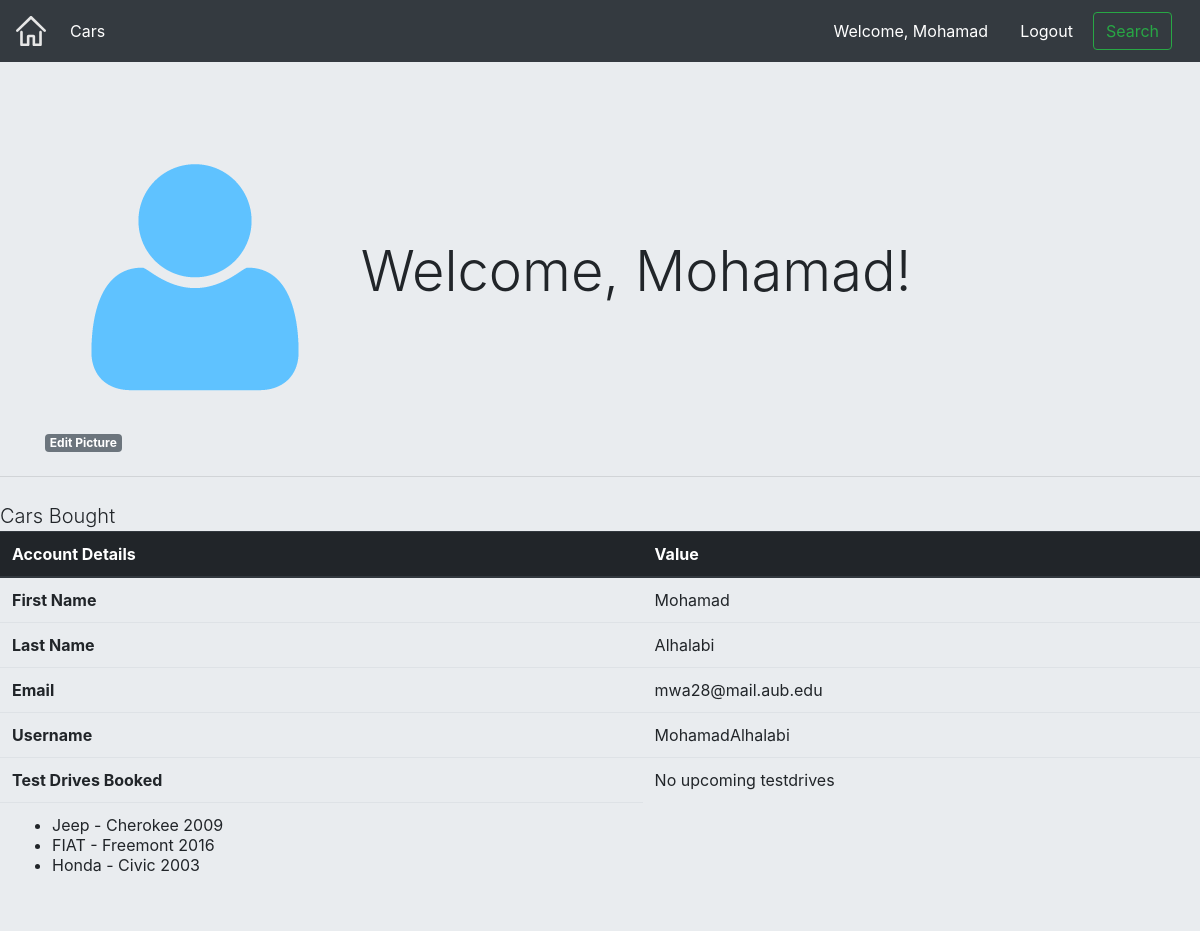
Page /accounts/profile/MohamadAlhalabi on the earlier database version.
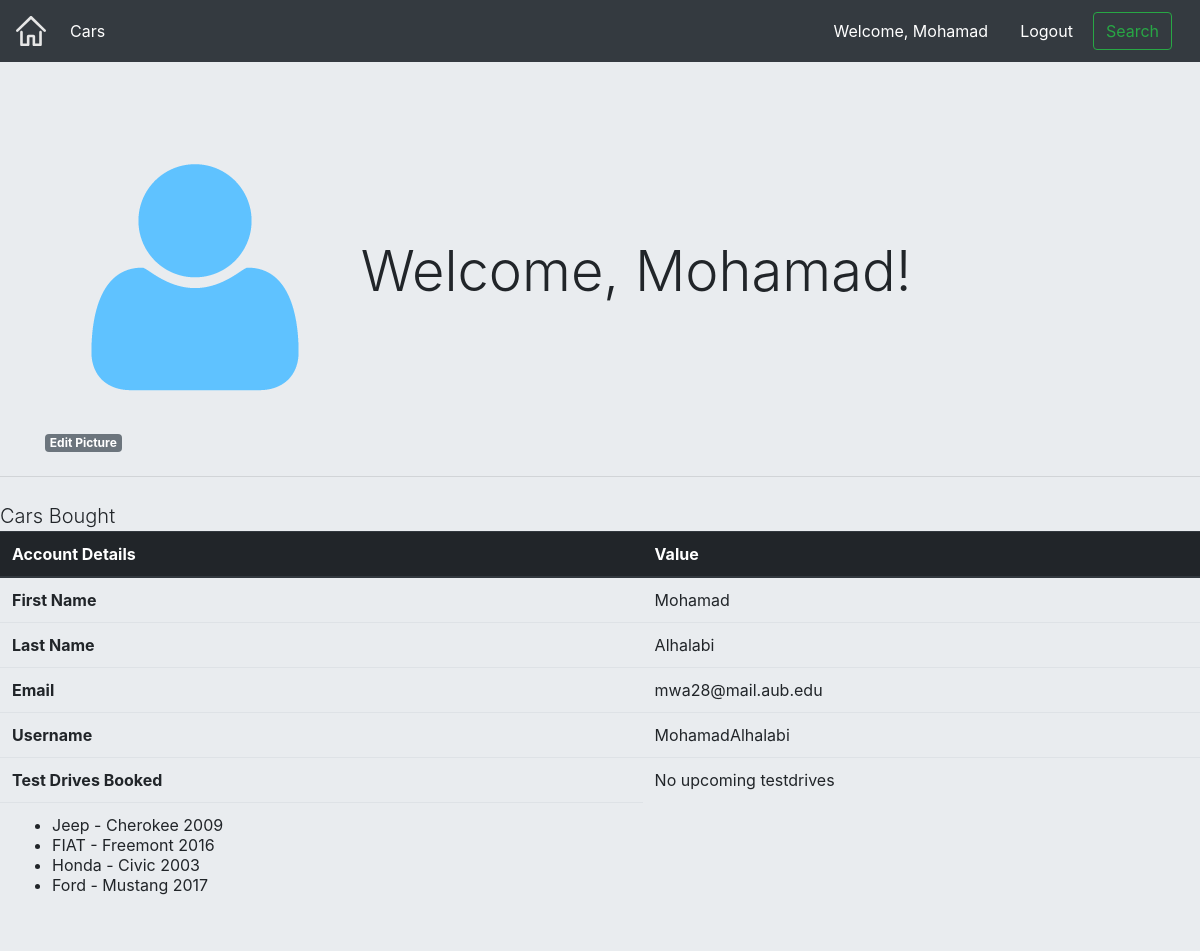
Same page on the later database version.
### buy/models.py (models this page shows, shortened)
class BuyModel(models.Model):
    boughtCar = models.CharField(max_length=50000)
    buyer = models.ForeignKey(User, on_delete=models.CASCADE, default=1)

### accounts/views.py (the view)
# urls.py: url(r'^profile/(?P<username>[a-zA-Z0-9]+)$', views.get_user_profile, name='profile'),
def get_user_profile(request, username):
    user = User.objects.get(username=username)
    template_dict = {}
    hasPhoto = False
    try:
        profilephoto = ProfilePhoto.objects.get(userPhoto=user)
        hasPhoto = True
        photo = profilephoto.userImg
        template_dict.update({'photo': photo, 'hasPhoto': hasPhoto})
    except ObjectDoesNotExist:
        hasPhoto = False
    upcoming = []
    boughtCars = []
    testdrive = TDModel.objects.filter(driver=user)
    bought = BuyModel.objects.filter(buyer=user)
    for drive in testdrive:
        if drive.driveDate> timezone.now():
            upcoming.append(drive)
    for car in bought:
        boughtCars.append(car)
    template_dict.update({"user": user, 'upcoming': upcoming, 'boughtCars': boughtCars})
    return render(request, 'accounts/user_profile.html', template_dict)

### templates/accounts/user_profile.html (shortened to what this page needs)
{% extends   'exterior.html' %}
{% load staticfiles %}
{% block login %}
        {% if user.is_authenticated %}
            <a class="nav-item nav-link" href="{% url 'accounts:profile' username=user.username %}" style="color: white; ">Welcome, {{ user.first_name }}</a>
        {% else %}
            <a class="nav-item nav-link" href="{% url 'accounts:login' %}" style="color: white; ">Login</a>
        {% endif %}
    {% endblock %}
    {% block logout %}
        {% if user.is_authenticated %}
            <a  name="logout" class="nav-item nav-link" href="{% url 'accounts:logout' %}" style="color: white; ">Logout</a>
        {% else %}
            <a class="nav-item nav-link" href="{% url 'accounts:register' %}" style="color:white;">Register</a>
        {% endif %}
    {% endblock %}
{% block content %}
    <div class="jumbotron jumbotron-fluid">
  <div class="container">
    <h1 class="display-4">
        {% if hasPhoto %}
            <img src="{{ photo.url }}" style="width: 300px; height: 300px;">
        {% else %}
        <img src="{% static 'img/default-img.png' %}" style="width: 300px;" alt="{{user.username}}">
        {% endif %}
        Welcome, {{ user.first_name }}!
    </h1>
       <a href="{% url 'accounts:addphoto' user.username %}" class="badge badge-secondary">Edit Picture</a>
  </div>
    <hr class="my-4">
        <p class="lead">
        <table class="table">
        <thead class="thead-dark">
        <tr>
            <th scope="col">Account Details</th>
            <th scope="col">Value</th>
    </tr>
  </thead>
  <tbody>
    <tr>
      <th scope="row">First Name</th>
      <td>{{user.first_name}}</td>
    </tr>
    <tr>
      <th scope="row">Last Name</th>
      <td>{{user.last_name}}</td>
    </tr>
    <tr>
      <th scope="row">Email</th>
      <td>{{user.email}}</td>
    </tr>
  <tr>
      <th scope="row">Username</th>
      <td>{{user.username}}</td>
    </tr>
  <tr>
      <th scope="row">Test Drives Booked</th>
  <td>
  {% if upcoming %}
       <ul>
      {% for drive in upcoming %}
          <li>{{ drive.driveCar }} reserved on {{drive.driveDate}} <a class="badge badge-danger" href="{% url 'testdrive:delete' drive.pk %}">Cancel</a></li>
      {% endfor %}
      </ul>
      {% else %}
      No upcoming testdrives
  {% endif %}
  </td>
    </tr>
   <tr>
      <thp scope="row">Cars Bought</thp>
  <td>
  {% if boughtCars %}
       <ul>
      {% for car in boughtCars %}
          <li> {{ car.boughtCar }}</li>
      {% endfor %}
      </ul>
      {% else %}
      No bought cars
  {% endif %}
  </td>
    </tr>
  </tbody>
</table>
</div>
{% endblock %}

Differences in the rows shown:
added BuyModel: boughtCar "Ford - Mustang 2017"
